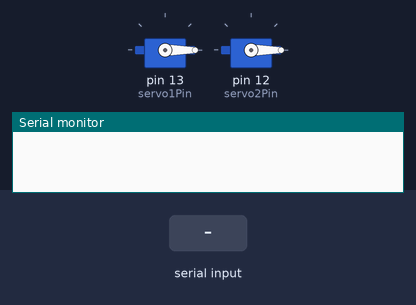
A sketch run on a simulated Arduino Uno, built with avr-gcc and run on an emulated ATmega328P. Shown: 2 × servo, the last lines printed to the serial monitor. The inputs (shaded band) are chosen by the test bench.

Above: at 1.2 s.
1.3 s: "A" received over Serial
At 1.7 s:
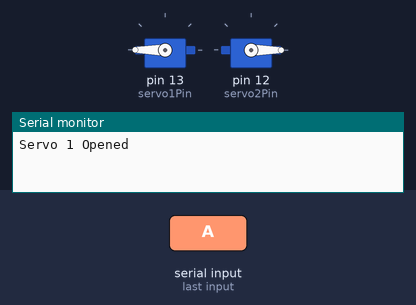
2.8 s: "C" received over Serial
At 4.0 s:
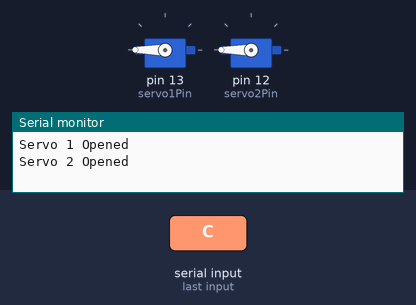
4.3 s: "B" received over Serial
At 5.2 s:
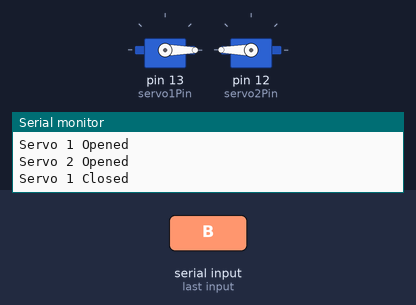
5.8 s: "D" received over Serial
At 6.3 s:
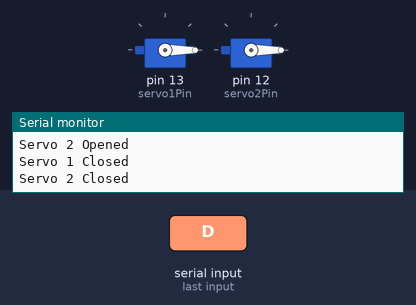
Timing chart, 0 to 8.3 s (numbered marks = the images above; inputs shaded):
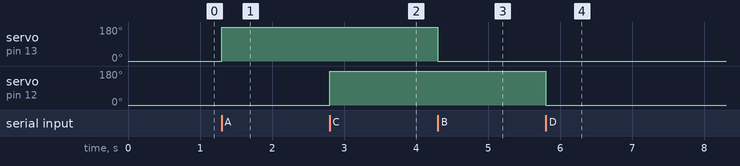

Measured:
- after the input at 1.3 s, servo on pin 13 (servo1Pin): 0° → 180° at once
- after the input at 2.8 s, servo on pin 12 (servo2Pin): 0° → 180° at once
- after the input at 4.3 s, servo on pin 13 (servo1Pin): 180° → 0° at once
- after the input at 5.8 s, servo on pin 12 (servo2Pin): 180° → 0° at once

The sketch:

laser_servo.ino
```cpp
#include <Servo.h>

Servo servo1;  // Servo for plastic bottle
Servo servo2;  // Servo for non-plastic object

const int servo1Pin = 13;
const int servo2Pin = 12;

void setup() {
  servo1.attach(servo1Pin);
  servo2.attach(servo2Pin);
  Serial.begin(9600);
  servo1.write(0);  // Initial position for servo 1
  servo2.write(0);  // Initial position for servo 2
}

void loop() {
  if (Serial.available()) {
    char command = Serial.read();

    switch (command) {
      case 'A':  // Open first servo
        servo1.write(180);
        Serial.println("Servo 1 Opened");
        break;
      case 'B':  // Close first servo
        servo1.write(0);
        Serial.println("Servo 1 Closed");
        break;
      case 'C':  // Open second servo
        servo2.write(180);
        Serial.println("Servo 2 Opened");
        break;
      case 'D':  // Close second servo
        servo2.write(0);
        Serial.println("Servo 2 Closed");
        break;
      default:
        Serial.println("Unknown command");
        break;
    }
  }
}
```
